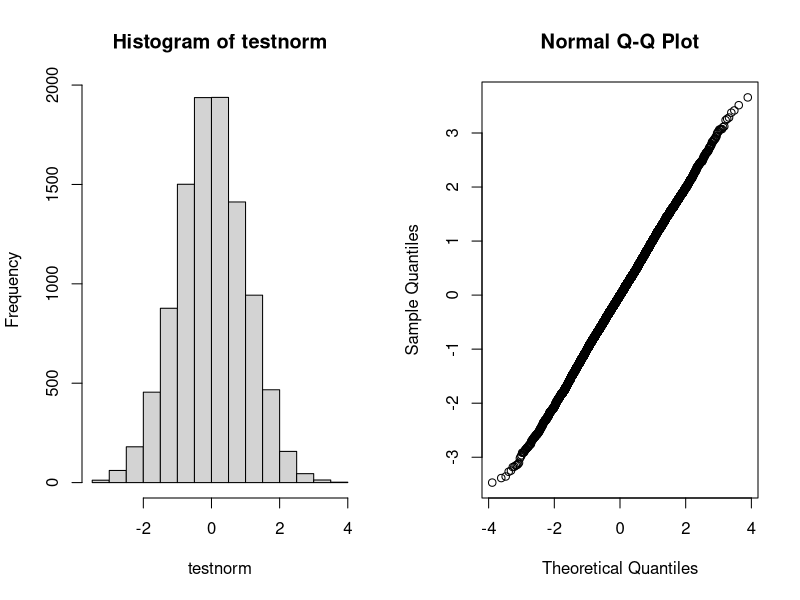
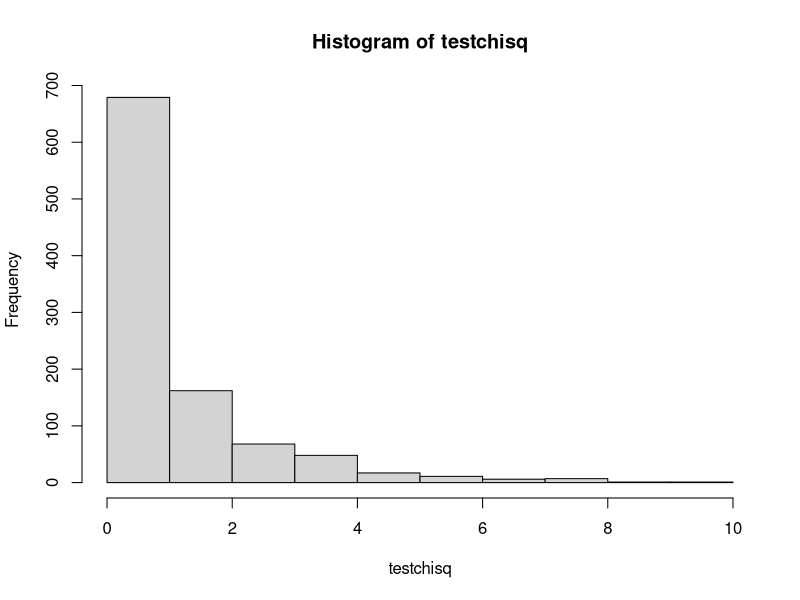
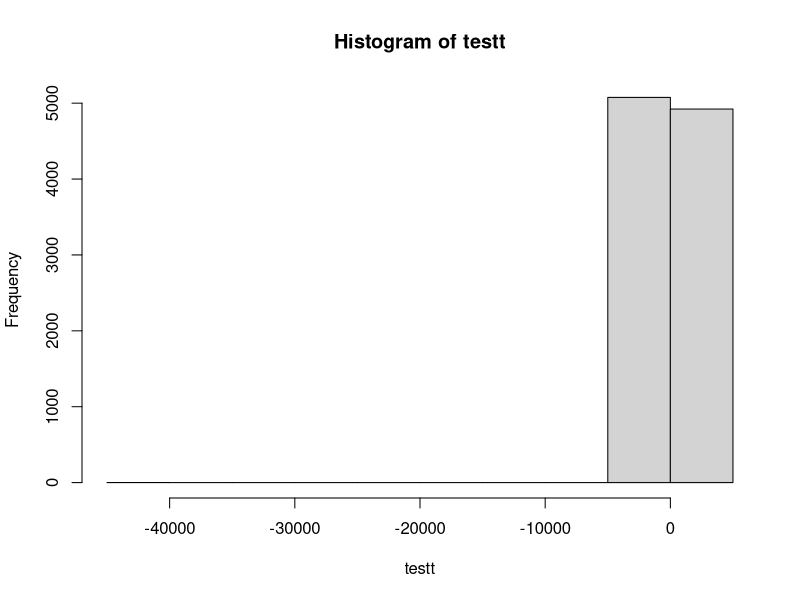

Write the R code that produced these figures, in order.
#I confirm that the attached is my own work, except where clearly indicated in the text.

my.rnorm<-function(n,mean=0,sd=1){
  # Purpose: generates n (user-specified) pseudo-random deviates from the normal distribution with mean and standard deviation specified by the user (default mean 0 and sd 1).
  # Inputs: n - number of deviates; mean - mean of normal distribution (defaults to 0); sd - standard deviation of normal distribution (defaults to 1).
  # Outputs: a vector of n deviates.
  x<-numeric(n)
  for(i in 1:n){
        # Loop to generate U[i] and reject values that do not lie within the unit circle.
        w<-2
        while(w>1){
          u<-numeric(2)
          # Generates U[i] for i=1,2.
          for(k in 1:2){
              u[k]<-2*runif(1)-1
          }
          # Calculates w as the sum of the squares of U[i] for i=1,2.
          usq<-numeric(2)
          for(l in 1:2){
            usq[l]<-u[l]^2
          }
          w<-sum(usq)
        }
        # Calculates normal deviates and puts the deviates into the vector x.
        v<-sqrt(((-2*log(w))/w))
        x[i]<-((u[1]*v)*sd)+mean
  }
      # Outputs vector x.
      return(x)
}

# Testing of my.rnorm
# Generates a histogram and a QQ plot for n (user-specified) deviates from the
# Normal distribution with mean (user-specified, defaults to 0) and standard 
# deviation (user-specified, defaults to 1).
my.rnormtest<-function(n,mean=0,sd=1){
  testnorm<-my.rnorm(n,mean=0,sd=1)
  par(mfrow=c(1,2))
  hist(testnorm)
  qqnorm(testnorm)
}
# In my test of this function, the histogram and QQ plots appeared consistent 
# with the Normal distribution.
my.rnormtest(10000)

my.rchisq<-function(n,df=1){
  # Purpose: generates n (user-specified) pseudo-random deviates from the 
  # chi-squared distribution with df (user-specified, default 1) degrees of
  # freedom.
  # Inputs: n - number of deviates; df - degrees of freedom of chi-squared
  # distribution.
  # Outputs: a vector of n deviates.
  # Creates numerical vector for final deviates to be stored in.
  x<-numeric(n)
  # Creates numerical vector for the squares of normal deviates to be stored in.
  norms<-numeric(df)
  # Generates the squares of df normal deviates n times.
  for(i in 1:n){
    for(m in 1:df){
      norms[m]<-(my.rnorm(1))^2
    }
    # Fills in numerical vector x with the chi-squared deviates.
    x[i]<-sum(norms)
  }
  # Returns the numerical vector x, containing the chi-squared deviates.
  return(x)
}
        
# Testing of my.rchisq
# Generates a histogram of n (user-specified) deviates from the chi-squared 
# distribution with df (defaults to 1) degrees of freedom.
my.chisqtest<-function(n,df=1){
  testchisq<-my.rchisq(n,df=1)
  par(mfrow=c(1,1))
  hist(testchisq)
}
my.chisqtest(1000,10)
# In my test of this function, the histogram appeared consistent 
# with the chi-squared distribution.

my.rt<-function(n,df=1){
  # Purpose: generate n (user-specified) pseudo-random deviates from the 
  # Student's t-distribution with df (user-specified, default 1) degrees of freedom.
  # Inputs: n - number of deviates to be generated; df - degrees of freedom of
  # Student's t-distribution.
  # Outputs: a vector containing the deviates.
  # Creates numeric vectors z, u, and t of lengths n.
  z<-numeric(n)
  u<-numeric(n)
  t<-numeric(n)
  # Produces n deviates from the Student's t-distribution.
  for(i in 1:n){
    # Generates a standard normal deviate.
    z[i]<-my.rnorm(1)
    # Generates a chi-squared deviate.
    u[i]<-my.rchisq(1,df)
    # Uses the algorithm to produce a deviate from the Student's t-distribution 
    # with df degrees of freedom and put the deviate into vector t.
    t[i]<-z[i]/(sqrt(u[i]/df))
  }
  # Returns vector t.
  return(t)
}

# Testing of my.rt
# Generates a histogram with n (user-specified) deviates from the Student's
# t-distribution with df (user-specified; defaults to 1) degrees of freedom.
my.ttest<-function(n,df=1){
  testt<-my.rt(n,df=1)
  par(mfrow=c(1,1))
  hist(testt)
}
my.ttest(10000,15)
# In my test of this function, the histogram appeared consistent 
# with the Student's t-distribution.



